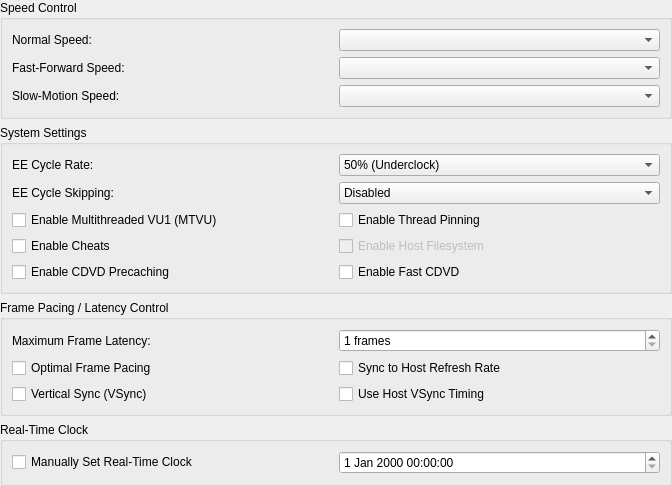
<?xml version="1.0" encoding="UTF-8"?>
<ui version="4.0">
 <class>EmulationSettingsWidget</class>
 <widget class="QWidget" name="EmulationSettingsWidget">
  <property name="geometry">
   <rect>
    <x>0</x>
    <y>0</y>
    <width>672</width>
    <height>438</height>
   </rect>
  </property>
  <layout class="QVBoxLayout" name="verticalLayout">
   <property name="leftMargin">
    <number>0</number>
   </property>
   <property name="topMargin">
    <number>0</number>
   </property>
   <property name="rightMargin">
    <number>0</number>
   </property>
   <property name="bottomMargin">
    <number>0</number>
   </property>
   <item>
    <widget class="QGroupBox" name="speedGroup">
     <property name="title">
      <string>Speed Control</string>
     </property>
     <layout class="QGridLayout" name="gridLayout_3">
      <item row="2" column="0">
       <widget class="QLabel" name="label_6">
        <property name="text">
         <string>Slow-Motion Speed:</string>
        </property>
       </widget>
      </item>
      <item row="1" column="1">
       <widget class="QComboBox" name="fastForwardSpeed"/>
      </item>
      <item row="2" column="1">
       <widget class="QComboBox" name="slowMotionSpeed"/>
      </item>
      <item row="0" column="0">
       <widget class="QLabel" name="label_4">
        <property name="text">
         <string>Normal Speed:</string>
        </property>
       </widget>
      </item>
      <item row="1" column="0">
       <widget class="QLabel" name="label_5">
        <property name="text">
         <string>Fast-Forward Speed:</string>
        </property>
       </widget>
      </item>
      <item row="0" column="1">
       <widget class="QComboBox" name="normalSpeed"/>
      </item>
     </layout>
    </widget>
   </item>
   <item>
    <widget class="QGroupBox" name="systemSettingsGroup">
     <property name="title">
      <string>System Settings</string>
     </property>
     <layout class="QGridLayout" name="gridLayout_5">
      <item row="0" column="1">
       <widget class="QComboBox" name="eeCycleRate">
        <item>
         <property name="text">
          <string>50% (Underclock)</string>
         </property>
        </item>
        <item>
         <property name="text">
          <string>60% (Underclock)</string>
         </property>
        </item>
        <item>
         <property name="text">
          <string>75% (Underclock)</string>
         </property>
        </item>
        <item>
         <property name="text">
          <string>100% (Normal Speed)</string>
         </property>
        </item>
        <item>
         <property name="text">
          <string>130% (Overclock)</string>
         </property>
        </item>
        <item>
         <property name="text">
          <string>180% (Overclock)</string>
         </property>
        </item>
        <item>
         <property name="text">
          <string>300% (Overclock)</string>
         </property>
        </item>
       </widget>
      </item>
      <item row="1" column="1">
       <widget class="QComboBox" name="eeCycleSkipping">
        <item>
         <property name="text">
          <string>Disabled</string>
         </property>
        </item>
        <item>
         <property name="text">
          <string>Mild Underclock</string>
         </property>
        </item>
        <item>
         <property name="text">
          <string>Moderate Underclock</string>
         </property>
        </item>
        <item>
         <property name="text">
          <string>Maximum Underclock</string>
         </property>
        </item>
       </widget>
      </item>
      <item row="2" column="0" colspan="2">
       <layout class="QGridLayout" name="systemSettingsLayout">
        <item row="1" column="0">
         <widget class="QCheckBox" name="cheats">
          <property name="text">
           <string>Enable Cheats</string>
          </property>
         </widget>
        </item>
        <item row="0" column="0">
         <widget class="QCheckBox" name="MTVU">
          <property name="text">
           <string>Enable Multithreaded VU1 (MTVU)</string>
          </property>
         </widget>
        </item>
        <item row="1" column="1">
         <widget class="QCheckBox" name="hostFilesystem">
          <property name="enabled">
           <bool>false</bool>
          </property>
          <property name="text">
           <string>Enable Host Filesystem</string>
          </property>
         </widget>
        </item>
        <item row="2" column="1">
         <widget class="QCheckBox" name="fastCDVD">
          <property name="text">
           <string>Enable Fast CDVD</string>
          </property>
         </widget>
        </item>
        <item row="2" column="0">
         <widget class="QCheckBox" name="precacheCDVD">
          <property name="text">
           <string>Enable CDVD Precaching</string>
          </property>
         </widget>
        </item>
        <item row="0" column="1">
         <widget class="QCheckBox" name="threadPinning">
          <property name="text">
           <string>Enable Thread Pinning</string>
          </property>
         </widget>
        </item>
       </layout>
      </item>
      <item row="0" column="0">
       <widget class="QLabel" name="label_9">
        <property name="text">
         <string>EE Cycle Rate:</string>
        </property>
       </widget>
      </item>
      <item row="1" column="0">
       <widget class="QLabel" name="label_10">
        <property name="text">
         <string>EE Cycle Skipping:</string>
        </property>
       </widget>
      </item>
     </layout>
    </widget>
   </item>
   <item>
    <widget class="QGroupBox" name="pacingGroup">
     <property name="title">
      <string>Frame Pacing / Latency Control</string>
     </property>
     <layout class="QGridLayout" name="gridLayout_2">
      <item row="1" column="1">
       <widget class="QSpinBox" name="maxFrameLatency">
        <property name="suffix">
         <string extracomment="This string will appear next to the amount of frames selected, in a dropdown box."> frames</string>
        </property>
        <property name="minimum">
         <number>1</number>
        </property>
        <property name="maximum">
         <number>5</number>
        </property>
       </widget>
      </item>
      <item row="1" column="0">
       <widget class="QLabel" name="label_2">
        <property name="text">
         <string>Maximum Frame Latency:</string>
        </property>
       </widget>
      </item>
      <item row="3" column="0" colspan="2">
       <layout class="QGridLayout" name="basicCheckboxGridLayout">
        <item row="1" column="1">
         <widget class="QCheckBox" name="useVSyncForTiming">
          <property name="text">
           <string>Use Host VSync Timing</string>
          </property>
         </widget>
        </item>
        <item row="0" column="1">
         <widget class="QCheckBox" name="syncToHostRefreshRate">
          <property name="text">
           <string>Sync to Host Refresh Rate</string>
          </property>
         </widget>
        </item>
        <item row="0" column="0">
         <widget class="QCheckBox" name="optimalFramePacing">
          <property name="text">
           <string>Optimal Frame Pacing</string>
          </property>
         </widget>
        </item>
        <item row="1" column="0">
         <widget class="QCheckBox" name="vsync">
          <property name="text">
           <string>Vertical Sync (VSync)</string>
          </property>
         </widget>
        </item>
       </layout>
      </item>
     </layout>
    </widget>
   </item>
   <item>
    <spacer name="verticalSpacer">
     <property name="orientation">
      <enum>Qt::Orientation::Vertical</enum>
     </property>
     <property name="sizeHint" stdset="0">
      <size>
       <width>20</width>
       <height>40</height>
      </size>
     </property>
    </spacer>
   </item>
   <item>
    <widget class="QGroupBox" name="rtcGroup">
     <property name="title">
      <string>Real-Time Clock</string>
     </property>
     <layout class="QGridLayout" name="gridLayoutRTC">
      <item row="0" column="0">
       <widget class="QCheckBox" name="manuallySetRealTimeClock">
        <property name="text">
         <string>Manually Set Real-Time Clock</string>
        </property>
       </widget>
      </item>
      <item row="0" column="1">
       <widget class="QDateTimeEdit" name="rtcDateTime">
       </widget>
      </item>
     </layout>
    </widget>
   </item>
  </layout>
 </widget>
 <resources>
  <include location="../resources/resources.qrc"/>
 </resources>
 <connections/>
</ui>
